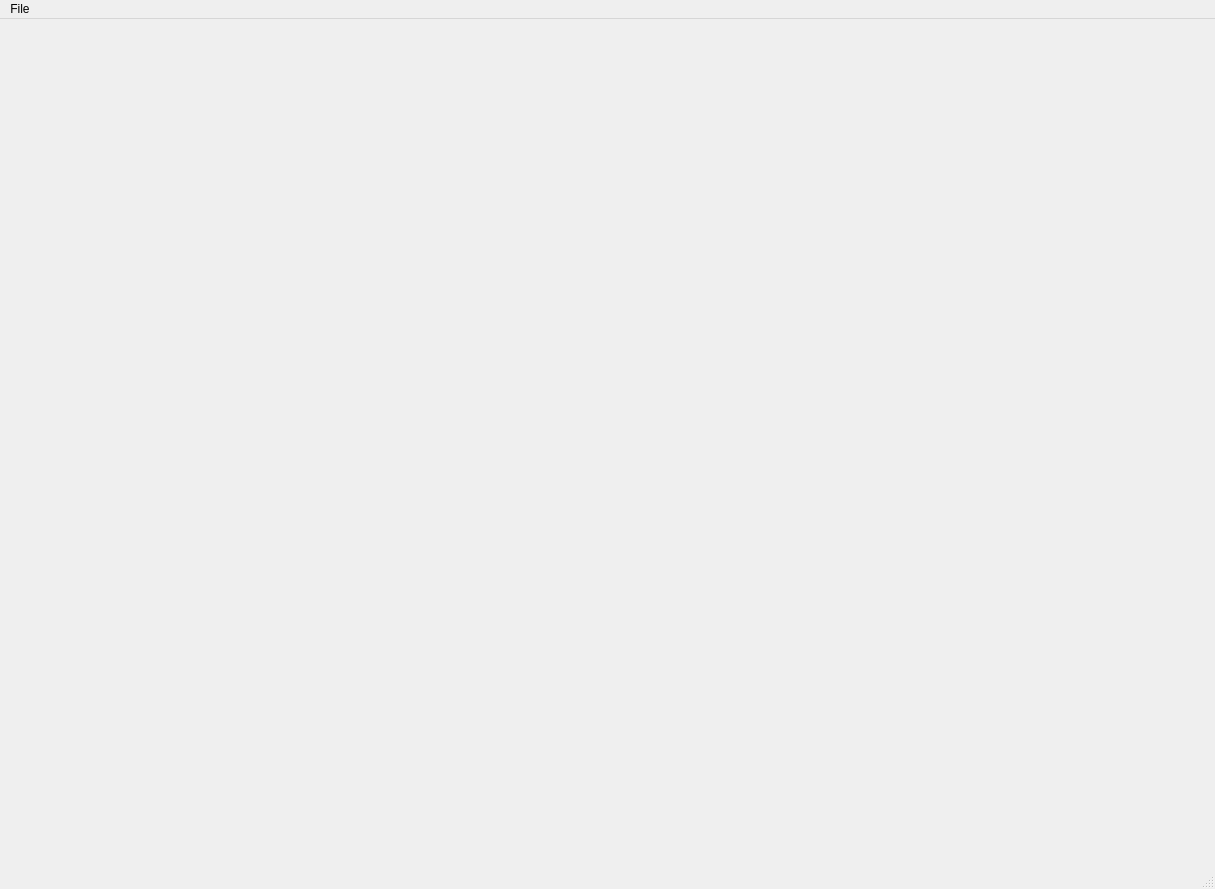
<?xml version="1.0" encoding="UTF-8"?>
<ui version="4.0">
 <class>MainWindow</class>
 <widget class="QMainWindow" name="MainWindow">
  <property name="geometry">
   <rect>
    <x>0</x>
    <y>0</y>
    <width>1215</width>
    <height>889</height>
   </rect>
  </property>
  <property name="windowTitle">
   <string>MainWindow</string>
  </property>
  <widget class="QWidget" name="centralwidget"/>
  <widget class="QMenuBar" name="menubar">
   <property name="geometry">
    <rect>
     <x>0</x>
     <y>0</y>
     <width>1215</width>
     <height>18</height>
    </rect>
   </property>
   <widget class="QMenu" name="menuFile">
    <property name="title">
     <string>File</string>
    </property>
    <addaction name="actionImport"/>
    <addaction name="actionCreate"/>
    <addaction name="actionSave"/>
   </widget>
   <addaction name="menuFile"/>
  </widget>
  <widget class="QStatusBar" name="statusbar"/>
  <action name="actionImport">
   <property name="text">
    <string>Import</string>
   </property>
   <property name="statusTip">
    <string>Import image</string>
   </property>
   <property name="shortcut">
    <string>Ctrl+O</string>
   </property>
  </action>
  <action name="actionCreate">
   <property name="text">
    <string>Create</string>
   </property>
   <property name="statusTip">
    <string>Create an image</string>
   </property>
   <property name="shortcut">
    <string>Ctrl+N</string>
   </property>
  </action>
  <action name="actionSave">
   <property name="text">
    <string>Save</string>
   </property>
   <property name="statusTip">
    <string>Save</string>
   </property>
   <property name="shortcut">
    <string>Ctrl+S</string>
   </property>
  </action>
 </widget>
 <resources/>
 <connections/>
</ui>
